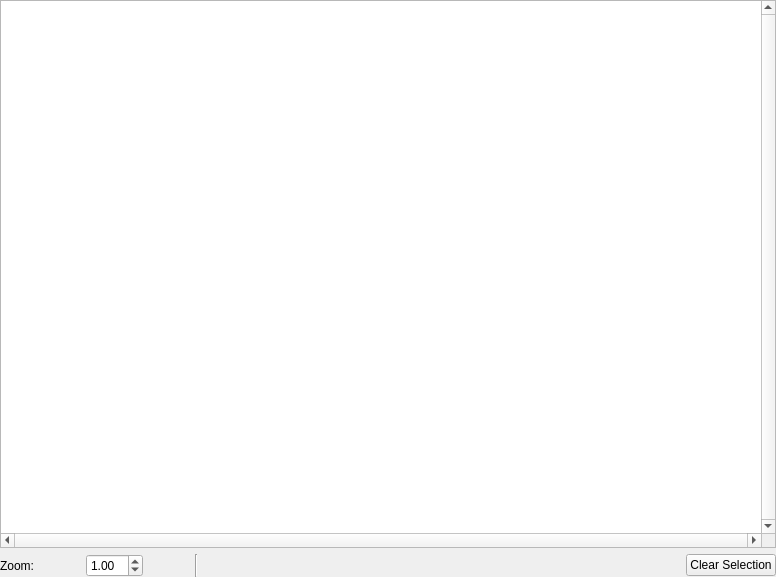
<?xml version="1.0" encoding="UTF-8"?>
<ui version="4.0">
 <class>ImageViewer</class>
 <widget class="QWidget" name="ImageViewer">
  <property name="geometry">
   <rect>
    <x>0</x>
    <y>0</y>
    <width>776</width>
    <height>577</height>
   </rect>
  </property>
  <layout class="QVBoxLayout" name="verticalLayout">
   <property name="leftMargin">
    <number>0</number>
   </property>
   <property name="topMargin">
    <number>0</number>
   </property>
   <property name="rightMargin">
    <number>0</number>
   </property>
   <property name="bottomMargin">
    <number>0</number>
   </property>
   <item>
    <widget class="qscan::gui::ScanImageView" name="viewer">
     <property name="verticalScrollBarPolicy">
      <enum>Qt::ScrollBarAlwaysOn</enum>
     </property>
     <property name="horizontalScrollBarPolicy">
      <enum>Qt::ScrollBarAlwaysOn</enum>
     </property>
    </widget>
   </item>
   <item>
    <layout class="QHBoxLayout" name="horizontalLayout">
     <item>
      <widget class="QLabel" name="lZoom">
       <property name="text">
        <string>Zoom:</string>
       </property>
      </widget>
     </item>
     <item>
      <widget class="QPushButton" name="zoomIn">
       <property name="toolTip">
        <string>Zoom in</string>
       </property>
       <property name="icon">
        <iconset theme="zoom-in"/>
       </property>
       <property name="flat">
        <bool>true</bool>
       </property>
      </widget>
     </item>
     <item>
      <widget class="QDoubleSpinBox" name="zoom">
       <property name="minimum">
        <double>0.100000000000000</double>
       </property>
       <property name="maximum">
        <double>10.000000000000000</double>
       </property>
       <property name="singleStep">
        <double>0.100000000000000</double>
       </property>
       <property name="value">
        <double>1.000000000000000</double>
       </property>
      </widget>
     </item>
     <item>
      <widget class="QPushButton" name="zoomOut">
       <property name="toolTip">
        <string>Zoom out</string>
       </property>
       <property name="icon">
        <iconset theme="zoom-out"/>
       </property>
       <property name="flat">
        <bool>true</bool>
       </property>
      </widget>
     </item>
     <item>
      <widget class="Line" name="line">
       <property name="orientation">
        <enum>Qt::Vertical</enum>
       </property>
      </widget>
     </item>
     <item>
      <widget class="QPushButton" name="zoomFit">
       <property name="toolTip">
        <string>Zoom to fit</string>
       </property>
       <property name="text">
        <string/>
       </property>
       <property name="icon">
        <iconset theme="zoom-fit-best"/>
       </property>
       <property name="flat">
        <bool>true</bool>
       </property>
      </widget>
     </item>
     <item>
      <widget class="QPushButton" name="zomm100">
       <property name="toolTip">
        <string>Zoom to original size</string>
       </property>
       <property name="icon">
        <iconset theme="zoom-original"/>
       </property>
       <property name="flat">
        <bool>true</bool>
       </property>
      </widget>
     </item>
     <item>
      <spacer name="horizontalSpacer">
       <property name="orientation">
        <enum>Qt::Horizontal</enum>
       </property>
       <property name="sizeHint" stdset="0">
        <size>
         <width>40</width>
         <height>20</height>
        </size>
       </property>
      </spacer>
     </item>
     <item>
      <widget class="QPushButton" name="clearSelection">
       <property name="text">
        <string>Clear Selection</string>
       </property>
       <property name="icon">
        <iconset theme="edit-clear"/>
       </property>
      </widget>
     </item>
    </layout>
   </item>
  </layout>
 </widget>
 <customwidgets>
  <customwidget>
   <class>qscan::gui::ScanImageView</class>
   <extends>QGraphicsView</extends>
   <header>ScanImageView.hpp</header>
   <slots>
    <signal>zoomUpdated(double)</signal>
    <signal>selectionChanged(QRect)</signal>
    <slot>zoomIn()</slot>
    <slot>zoomOut()</slot>
    <slot>zoomSet(double)</slot>
    <slot>zoomFit()</slot>
    <slot>zoomOriginal()</slot>
    <slot>selectionClear()</slot>
   </slots>
  </customwidget>
 </customwidgets>
 <resources/>
 <connections>
  <connection>
   <sender>zoom</sender>
   <signal>valueChanged(double)</signal>
   <receiver>viewer</receiver>
   <slot>zoomSet(double)</slot>
   <hints>
    <hint type="sourcelabel">
     <x>144</x>
     <y>552</y>
    </hint>
    <hint type="destinationlabel">
     <x>387</x>
     <y>266</y>
    </hint>
   </hints>
  </connection>
  <connection>
   <sender>zoomFit</sender>
   <signal>clicked()</signal>
   <receiver>viewer</receiver>
   <slot>zoomFit()</slot>
   <hints>
    <hint type="sourcelabel">
     <x>254</x>
     <y>551</y>
    </hint>
    <hint type="destinationlabel">
     <x>387</x>
     <y>266</y>
    </hint>
   </hints>
  </connection>
  <connection>
   <sender>zomm100</sender>
   <signal>clicked()</signal>
   <receiver>viewer</receiver>
   <slot>zoomOriginal()</slot>
   <hints>
    <hint type="sourcelabel">
     <x>291</x>
     <y>551</y>
    </hint>
    <hint type="destinationlabel">
     <x>387</x>
     <y>266</y>
    </hint>
   </hints>
  </connection>
  <connection>
   <sender>zoomIn</sender>
   <signal>clicked()</signal>
   <receiver>viewer</receiver>
   <slot>zoomIn()</slot>
   <hints>
    <hint type="sourcelabel">
     <x>80</x>
     <y>551</y>
    </hint>
    <hint type="destinationlabel">
     <x>387</x>
     <y>266</y>
    </hint>
   </hints>
  </connection>
  <connection>
   <sender>zoomOut</sender>
   <signal>clicked()</signal>
   <receiver>viewer</receiver>
   <slot>zoomOut()</slot>
   <hints>
    <hint type="sourcelabel">
     <x>208</x>
     <y>551</y>
    </hint>
    <hint type="destinationlabel">
     <x>387</x>
     <y>266</y>
    </hint>
   </hints>
  </connection>
  <connection>
   <sender>viewer</sender>
   <signal>zoomUpdated(double)</signal>
   <receiver>zoom</receiver>
   <slot>setValue(double)</slot>
   <hints>
    <hint type="sourcelabel">
     <x>387</x>
     <y>266</y>
    </hint>
    <hint type="destinationlabel">
     <x>144</x>
     <y>552</y>
    </hint>
   </hints>
  </connection>
  <connection>
   <sender>clearSelection</sender>
   <signal>clicked()</signal>
   <receiver>viewer</receiver>
   <slot>selectionClear()</slot>
   <hints>
    <hint type="sourcelabel">
     <x>690</x>
     <y>552</y>
    </hint>
    <hint type="destinationlabel">
     <x>387</x>
     <y>266</y>
    </hint>
   </hints>
  </connection>
  <connection>
   <sender>viewer</sender>
   <signal>selectionChanged(QRect)</signal>
   <receiver>ImageViewer</receiver>
   <slot>selectionChanged(QRect)</slot>
   <hints>
    <hint type="sourcelabel">
     <x>387</x>
     <y>266</y>
    </hint>
    <hint type="destinationlabel">
     <x>387</x>
     <y>288</y>
    </hint>
   </hints>
  </connection>
 </connections>
 <slots>
  <signal>selectionUpdated(QRect)</signal>
  <slot>selectionChanged(QRect)</slot>
  <slot>updateSelection(QRect)</slot>
 </slots>
</ui>
